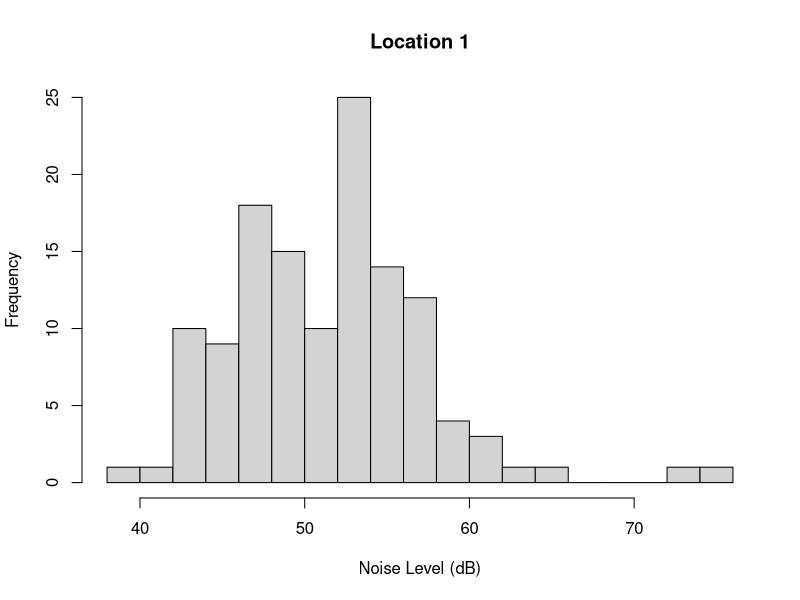
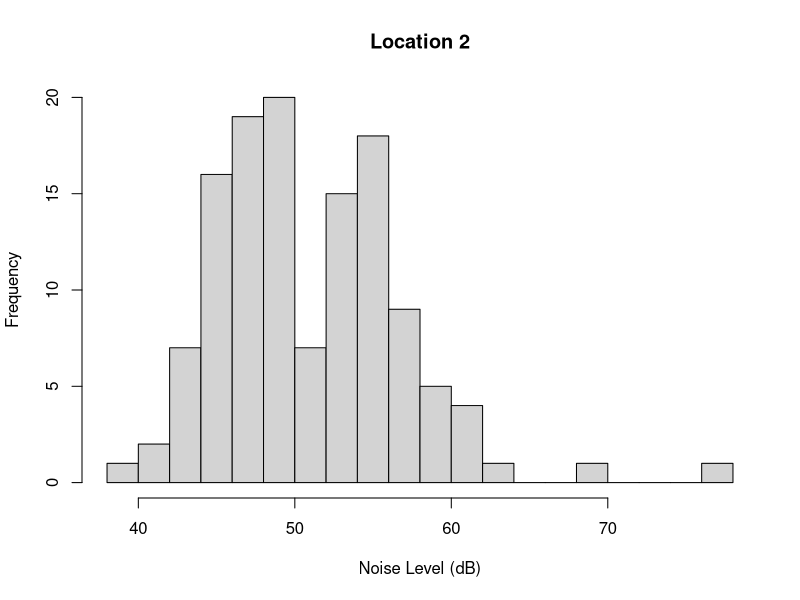

Recreate these plots in R, in order. (Note: this script raises an error after producing the figures.)
## ---- chunk 1
knitr::opts_chunk$set(echo = TRUE)
## ---- chunk 2
# Retrieve data
m.data<-read.csv("../data/m.data.csv")
w.data<-read.csv("../data/w.data.csv")

# Check t-test assumptions
## Is noise normal?
hist(w.data$noise[w.data$location == 1], breaks = 15, main = "Location 1", xlab = "Noise Level (dB)")
hist(w.data$noise[w.data$location == 2], breaks = 15, main = "Location 2", xlab = "Noise Level (dB)")

## ---- chunk 3
# Retrieve data
m.data<-read.csv("../data/m.data.csv")
w.data<-read.csv("../data/w.data.csv")

# Location 1
var(w.data$noise[w.data$location == 1])

# Location 2
var(w.data$noise[w.data$location == 2])

## ---- chunk 4
# Retrieve data
w.data<-read.csv("../data/w.data.csv")

t.test(w.data$noise[w.data$location == 1], w.data$noise[w.data$location == 2])
## ---- chunk 5
# Combine location avg noise and total seals within dates
new.w.data<-read.csv("../data/new.w.data.csv")
m.data<-read.csv("../data/m.data.csv")

# Fix date
new.w.data$date<-as.Date(as.character(new.w.data$date),format = "%m/%d/%Y")
m.data$date<-as.Date(as.character(m.data$date),format = "%m/%d/%Y")

# Merge data
full.data<-merge(new.w.data,m.data,all = T)
summary(full.data)
full.data$time<-as.numeric(full.data$time)
full.data$month<-as.numeric(full.data$month)
## ---- chunk 6
full.data<-read.csv("../data/full.data.csv")

# Run pairwise cor between all independent variables
## Cut-off is +/- 0.7
cor.matrix<-cor(full.data[,c(2:4,6:7)]) 
# Keep only large correlations in the same model
cor.matrix[abs(cor.matrix)< 0.7]<-NA
cor.matrix
